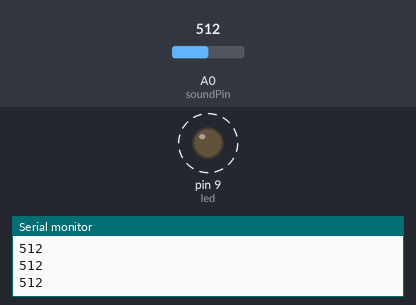
The sketch below on a simulated Arduino Uno, built with avr-gcc and run on an emulated ATmega328P. Shown: output pins drawn as LEDs (lit = HIGH), the last lines printed to the serial monitor. Dashed ring = blinking. The test bench sets the inputs (shaded band); at power-on: A0 (soundPin) = 512.

Above: at 1.25 s.
1.3 s: A0 (soundPin) set to 75
4.3 s: A0 (soundPin) set to 67
At 5.5 s:
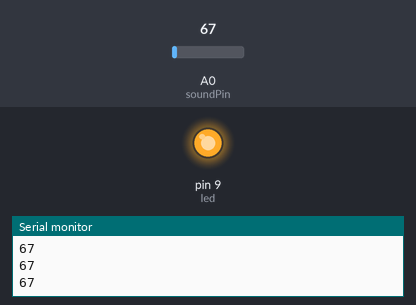
5.8 s: A0 (soundPin) set to 122
At 6.06 s:
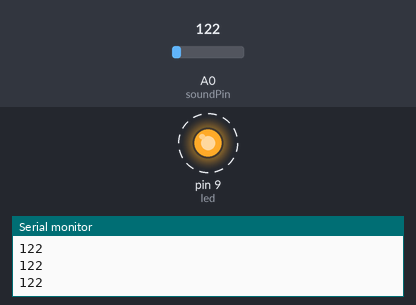
8.8 s: A0 (soundPin) set to 60
At 9.6 s:
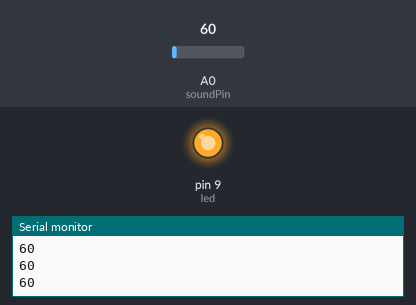
Timing chart, 0 to 11.3 s (numbered marks = the images above; inputs shaded):
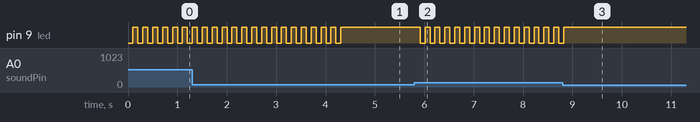

The sketch:

sketch_apr09b.ino
```cpp
int soundPin=A0;
int value;
int led=9;
boolean onOff=false;
void setup() {
  // put your setup code here, to run once:
  Serial.begin(9600);
  pinMode(soundPin, INPUT);
  pinMode(led, OUTPUT);
}

void loop() {
  // put your main code here, to run repeatedly:
  value=analogRead(soundPin);
  Serial.println(value, DEC);
  delay(100);
  if(value>70){
    onOff=!onOff;
    digitalWrite(led, onOff);
  }
}
```

Measured:
- the behaviour switches between 71 and 70 on A0 (soundPin) (found by bisection; images 0 and 1)
- after the input at 4.3 s, pin 9 (led): goes on until 4.3 s, then stays HIGH
- after the input at 5.8 s, pin 9 (led): alternates HIGH for 0.10 s and LOW for 0.10 s, starting after 0.12 s
- after the input at 8.8 s, pin 9 (led): goes on until 8.8 s, then stays HIGH
- by itself, pin 9 (led): alternates HIGH for 0.10 s and LOW for 0.10 s
